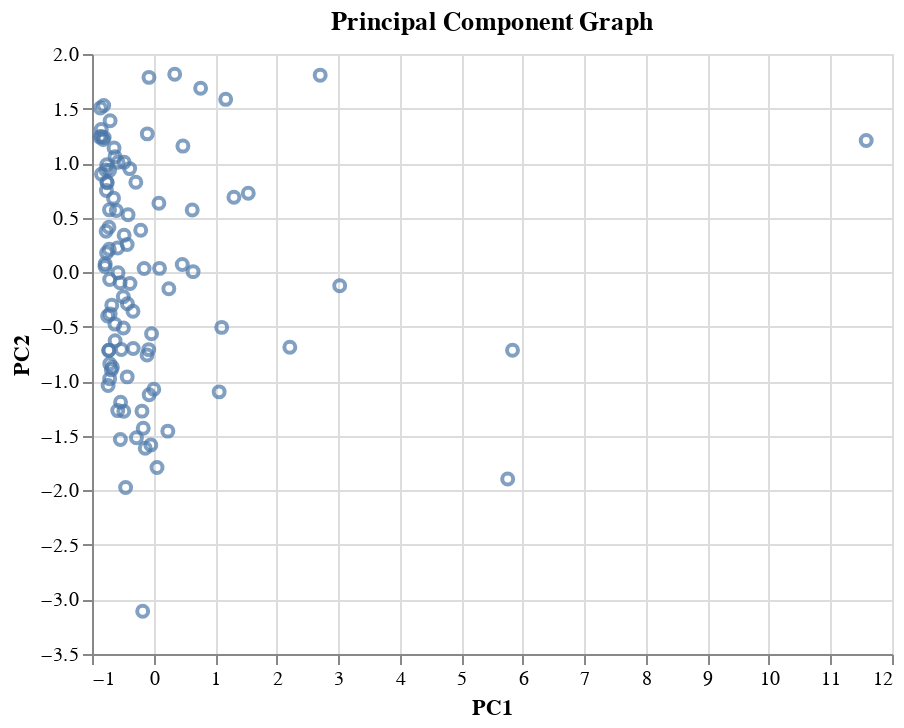

Write notebook code for a chart like this one.
### Code cell
#plotting our PCA, this doesn't intuitively make sense (negative values, clustered more towards PC2)
#so, we discard PCA for exploratory data analysis
P.columns=['PC1','PC2','PC3','PC4','PC5']
alt.Chart(P).mark_point().encode(
        x='PC1',
        y='PC2').properties(title='Principal Component Graph')
